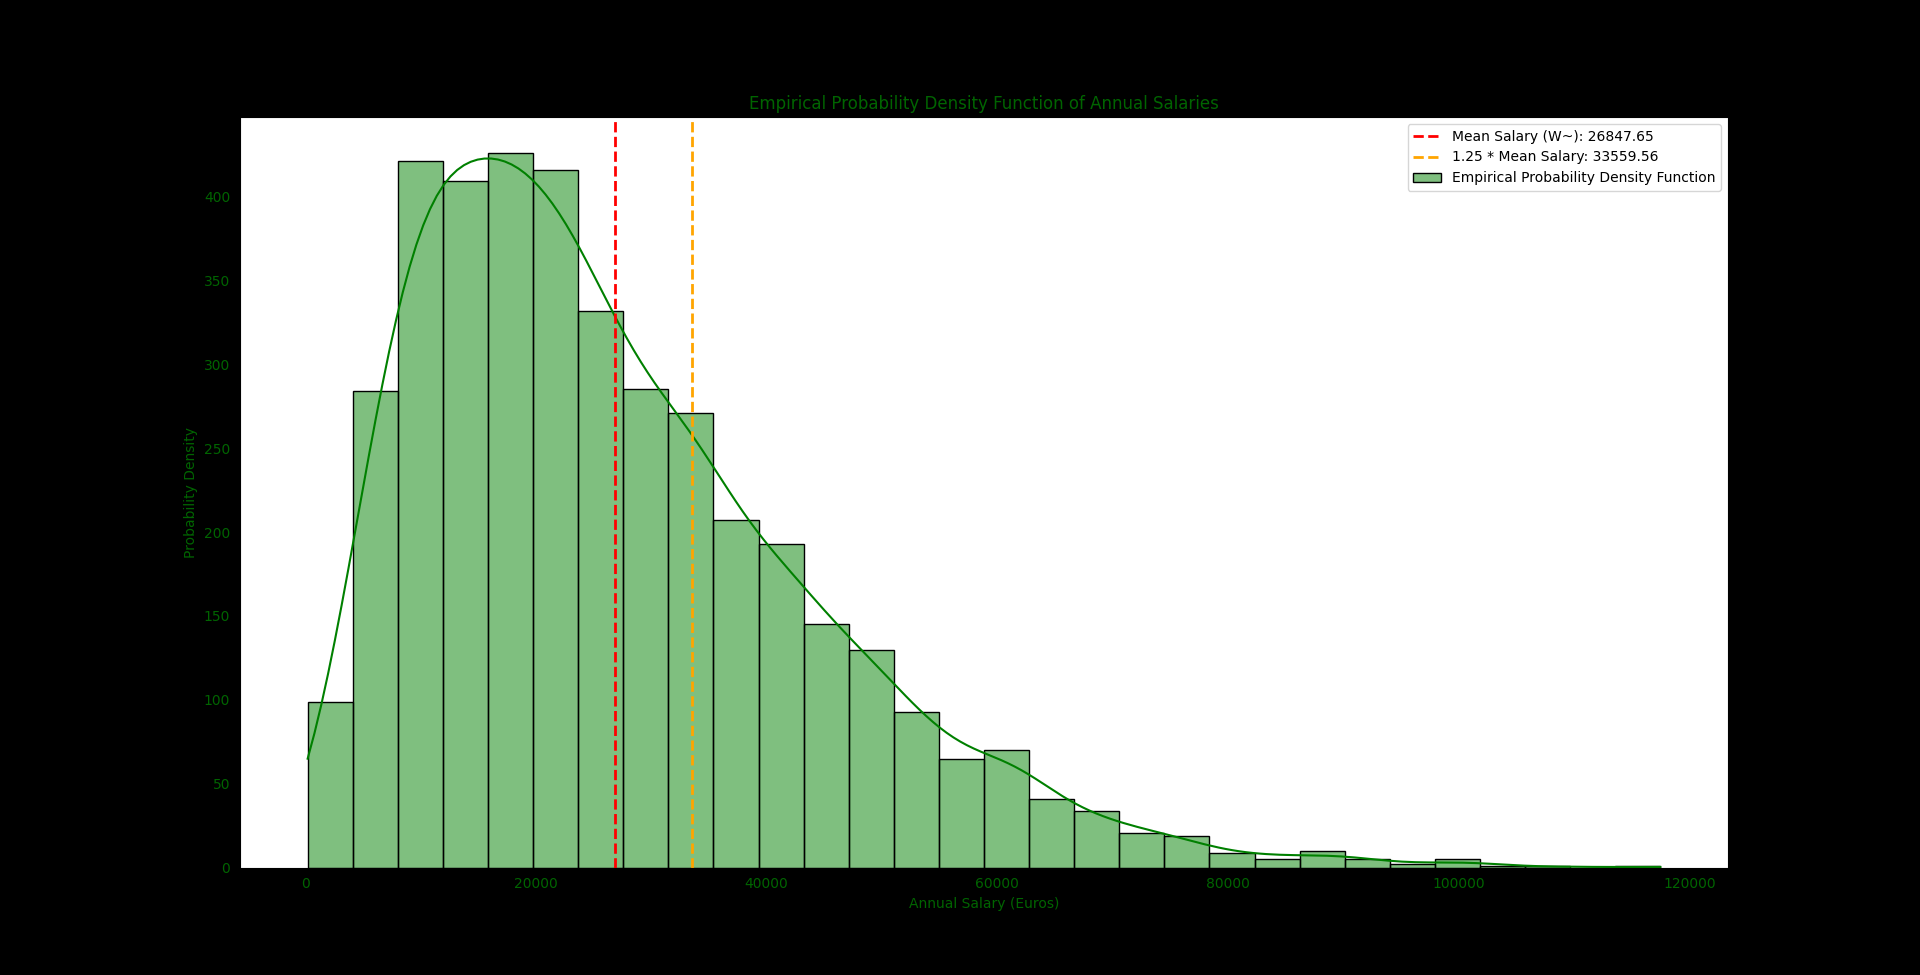

Write the Python code that produced this figure.
import csv
import numpy as np
import matplotlib.pyplot as plt
import seaborn as sns

# Function to read data from the CSV file
def read_data(file_name):
    salaries = []
    with open(file_name, 'r') as file:
        reader = csv.reader(file)
        for row in reader:
            salaries.append(float(row[0]))
    return salaries

# Function to calculate mean salary (W~)
def calculate_mean_salary(data):
    return np.mean(data)

# Function to calculate the fraction of the population with salaries between W~ and 1.25W~
def calculate_fraction_between(data, lower, upper):
    return np.sum((data >= lower) & (data <= upper)) / len(data)

# Main code
if __name__ == "__main__":
    # Read data from the CSV file
    file_name = 'data6.csv'
    salaries_data = read_data(file_name)

    # Calculate mean annual salary (W~)
    mean_salary = calculate_mean_salary(salaries_data)

    # Calculate the fraction of population with salaries between W~ and 1.25W~
    lower_bound = mean_salary
    upper_bound = 1.25 * mean_salary
    fraction_between = calculate_fraction_between(salaries_data, lower_bound, upper_bound)

    # Set the color for the plot and text
    plot_color = 'green'
    text_color = 'darkgreen'

    # Set the background color to black
    plt.figure(facecolor='black')

    # Plot the histogram with KDE
    sns.histplot(salaries_data, bins=30, kde=True, color=plot_color, label='Empirical Probability Density Function')

    # Plot vertical lines for mean salary and 1.25 * mean salary
    plt.axvline(mean_salary, color='red', linestyle='dashed', linewidth=2, label=f'Mean Salary (W~): {mean_salary:.2f}')
    plt.axvline(upper_bound, color='orange', linestyle='dashed', linewidth=2, label=f'1.25 * Mean Salary: {upper_bound:.2f}')

    # Display legend, labels, and title
    plt.legend()
    plt.xlabel('Annual Salary (Euros)', color=text_color)  # Set label text color to deep green
    plt.ylabel('Probability Density', color=text_color)  # Set label text color to deep green
    plt.title('Empirical Probability Density Function of Annual Salaries', color=text_color)  # Set title text color to deep green

    # Set text color to deep green
    plt.xticks(color=text_color)
    plt.yticks(color=text_color)

    # Print the calculated values on the graph
    # plt.text(upper_bound, 0.03, f'{fraction_between:.2%}', rotation=90, color=text_color)
    # plt.text(upper_bound, 0.045, f'Value X: {fraction_between:.2%}', rotation=90, color=text_color)  # Corrected to use fraction_between

    # Show the plot
    plt.show()
